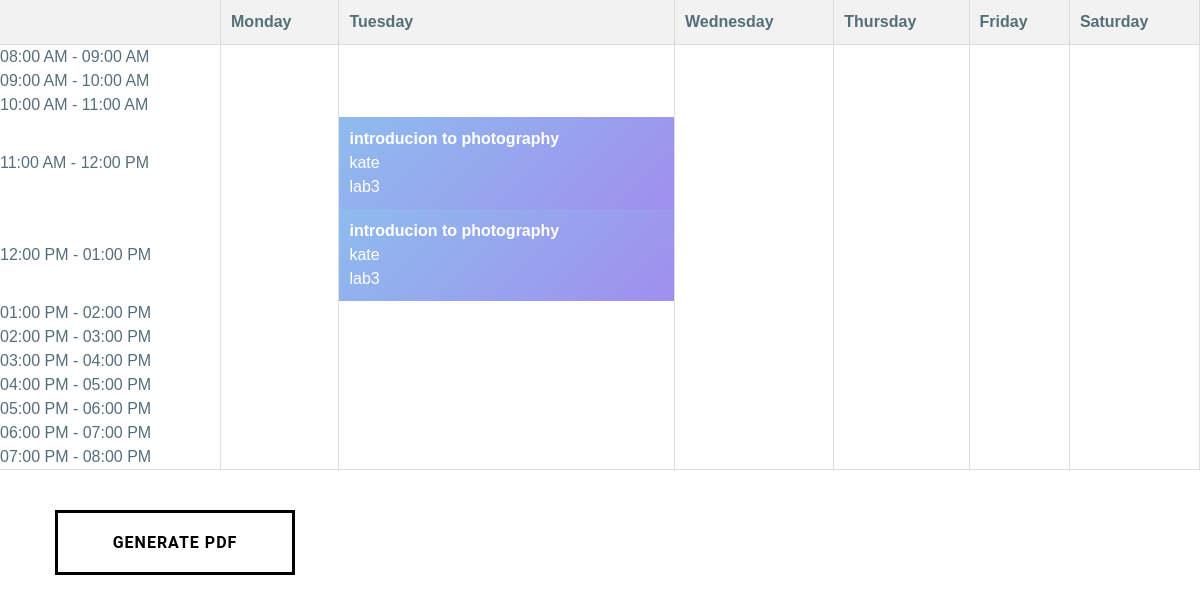
The app's page /timetable/1/ (signed in) with its own data.
### timetableapp/models.py (models this page shows, shortened)
class Activity(models.Model):
    ACTIVITY_TYPE = (
        ('Fixed', 'Fixed'),
        ('Replaceable', 'Replaceable')
    )
    WEEK_DAY = WEEK_DAY
    TIME_CHOICES = TIME_CHOICES
    activity_id = models.CharField(max_length=2000, primary_key=True)
    activity_type = models.CharField(max_length=2000, null=True, choices=ACTIVITY_TYPE)
    lecturer_id = models.ForeignKey(Lecturer, null=True, on_delete=models.CASCADE)
    classroom_id = models.ForeignKey(Classroom,null=True, on_delete=models.CASCADE)
    course_id = models.ForeignKey(Course, null=True, on_delete=models.CASCADE)
    class_id = models.ForeignKey(Class,null=True, on_delete=models.CASCADE)
    day = models.CharField(max_length=20, choices=WEEK_DAY)
    start_time = models.CharField(max_length=10, choices=TIME_CHOICES)
    end_time = models.CharField(max_length=10, choices=TIME_CHOICES)

class Class(models.Model):
    WEEK_DAY = WEEK_DAY
    TIME_CHOICES = TIME_CHOICES
    class_id = models.IntegerField(primary_key=True)
    class_name = models.CharField(max_length=2000, null=True)
    week_day = MultiSelectField(max_length=2000, choices=WEEK_DAY, max_choices=7)
    start_time = models.CharField(max_length=10, choices=TIME_CHOICES)
    end_time = models.CharField(max_length=10, choices=TIME_CHOICES)

class Lecturer(models.Model):
    lecturer_id = models.CharField(max_length=2000,primary_key=True)
    first_name=models.CharField(max_length=2000, null=False)
    last_name=models.CharField(max_length=2000,null=False)
    email=models.EmailField(max_length=20,unique=True)
    password=models.CharField(max_length=128)
    working_hours = models.IntegerField(null=False)
    available_hours = models.IntegerField(null=False)

class Classroom(models.Model):
    CLASSRoom_TYPE = (
        ('Theory', 'Theory'),
        ('Lab', 'Lab')
    )
    classroom_id = models.IntegerField(primary_key=True)
    classroom_name = models.CharField(max_length=2000, null=True)
    classroom_type = models.CharField(max_length=2000, null=True, choices=CLASSRoom_TYPE)

### timetableapp/views.py (the view)
# urls.py: path('timetable/<str:id>/', views.TimeTableView, name='timetable')
@login_required(login_url='login')
def TimeTableView(request, id):
    try:
        class_ = Class.objects.get(class_id=id)
        activities = Activity.objects.filter(class_id=id)
        time_format = '%I:%M %p'  # Use '%H:%M' if times are in 24-hour format
        try:
            start_time = datetime.strptime(class_.start_time, time_format)
            end_time = datetime.strptime(class_.end_time, time_format)
        except ValueError:
            messages.error(request, 'Time format error in class schedule. Please ensure times are in 12-hour format (e.g., 01:00 PM).')
            return render(request, 'timetableapp/TimeTable.html', {
                'section': class_,
                'activities': activities
            })
        add_1_hr = lambda time: (datetime.strptime(time, '%I:%M %p') + timedelta(hours=1)).strftime('%I:%M %p')
        time_choices = [
            {
                "start": start,
                "stop": add_1_hr(start),
                "range": f'{start} - {add_1_hr(start)}'
            }
            for start, _ in Activity.TIME_CHOICES[:-1]
        ]
        context = {
            'section': class_,
            'activities': activities,
            'time_choices': time_choices
        }
        return render(request, 'timetableapp/TimeTable_Updated.html', context)
    except Class.DoesNotExist:
        messages.error(request, 'Class does not exist.')
        sections = Class.objects.all()
        context = {'sections': sections}
        return render(request, 'timetableapp/ClassTable.html', context)

### timetableapp/templates/timetableapp/TimeTable_Updated.html (shortened to what this page needs)
{% load static %}
<!DOCTYPE html>
<html lang="en">
<head>
    <link href="{% static 'css/style.css' %}" rel="stylesheet">
    <link href="{% static 'css/tables.css' %}" rel="stylesheet">
    <link href="{% static 'css/add.css' %}" rel="stylesheet">
    <link rel="stylesheet" href="https://maxcdn.bootstrapcdn.com/bootstrap/4.5.0/css/bootstrap.min.css">
    <link rel="stylesheet" href="https://stackpath.bootstrapcdn.com/font-awesome/4.7.0/css/font-awesome.min.css">
</head>
<body>
    <table class="timetable" id="pdftimetable">
        <thead>
            <tr>
                <th></th>
                {% for day, _ in section.WEEK_DAY %}
                <th>{{ day }}</th>
                {% endfor %}
            </tr>
        </thead>
        <tbody>
            {% for time in time_choices %}
            <tr>
                <td>{{ time.range }}</td>
                {% for day, _ in section.WEEK_DAY %}
                    {% cycle 'cyan' 'blue' 'orange' 'pink' 'green' 'purple' as background silent %}
                    <td>
                    {% for activity in activities %}
                        {% if activity.day == day %}
                            {% if time.start == activity.start_time or time.stop == activity.end_time %}
                                <div class="timetable-entry accent-{{background}}-gradient">
                                    <p style="font-size: 1rem; color: white; font-weight: 600;">{{ activity.class_id.class_name }}</p>
                                    <p style="font-size: 1rem; color: white;">{{ activity.lecturer_id.first_name }}</p>
                                    <p style="font-size: 1rem; color: white; text-align: left;">
                                        {{ activity.classroom_id.classroom_name }}
                                    </p>
                                </div>
                            {% endif %}
                        {% endif %}
                    {% endfor %}
                    </td>
                {% endfor %}
            </tr>
            {% endfor %}
        </tbody>
    </table>
    <button id="cmd" class="button">Generate PDF</button>
</body>
</html>

### static/css/style.css (style rules this page uses)
.button { width: 240px ; height: 65px ; font-family: Roboto, sans-serif; text-transform: uppercase; letter-spacing: 1px; font-weight: bolder; color: black ; text-align: center; background: none; margin-left: 55px; margin-right: -30px; margin-top: 40px; border-color: black ; border-radius: 0 ; border-style: solid; border-width: 3px ; transition: 0.8s; }

### static/css/tables.css (style rules this page uses)
*, *:before, *:after { box-sizing: border-box; }
body { font-family: "Roboto", sans-serif; margin: 0; }

### timetableapp/templates/timetableapp/TimeTable_Updated.html (style rules this page uses)
html, body { margin: 0; font-family: "Karla"; color: #546e7a; }
* { box-sizing: border-box; }
.accent-blue-gradient { background: linear-gradient(135deg, #8ebcee, #a08eee); }
table { width: 100%; border-collapse: collapse; font-family: Arial, sans-serif; border-bottom: 1px solid #ddd; }
th, td { text-align: left; border-right: 1px solid #ddd; }
td { padding: 0; margin: 0; }
th { padding: 10px; background-color: #f2f2f2; border-bottom: 1px solid #ddd; }
.timetable-entry { padding: 10px; }
.timetable-entry p { margin: 0; display: block; }

### records on screen
Activity: class_id.class_name "introducion to photography", lecturer_id.first_name "kate", classroom_id.classroom_name "lab3"

### other values on screen
{{ day }} "Monday" "Tuesday" "Wednesday" "Thursday" "Friday" "Saturday"
{{ time.range }} "08:00 AM - 09:00 AM" "09:00 AM - 10:00 AM" "10:00 AM - 11:00 AM" "11:00 AM - 12:00 PM" "12:00 PM - 01:00 PM" "01:00 PM - 02:00 PM" "02:00 PM - 03:00 PM" "03:00 PM - 04:00 PM" "04:00 PM - 05:00 PM" "05:00 PM - 06:00 PM" "06:00 PM - 07:00 PM" "07:00 PM - 08:00 PM"
